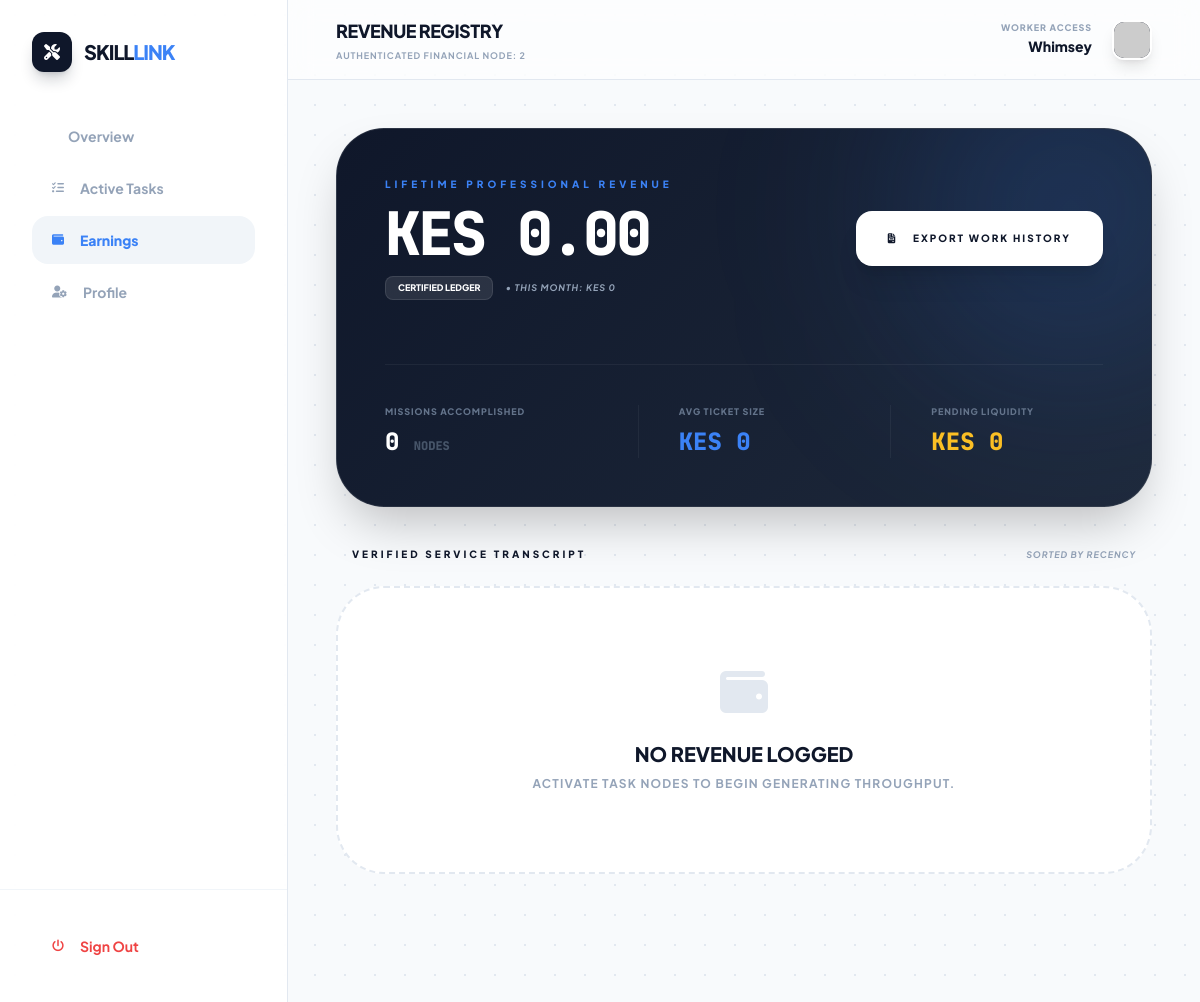
The page /worker/earnings.php (signed in) on the database as committed earlier.
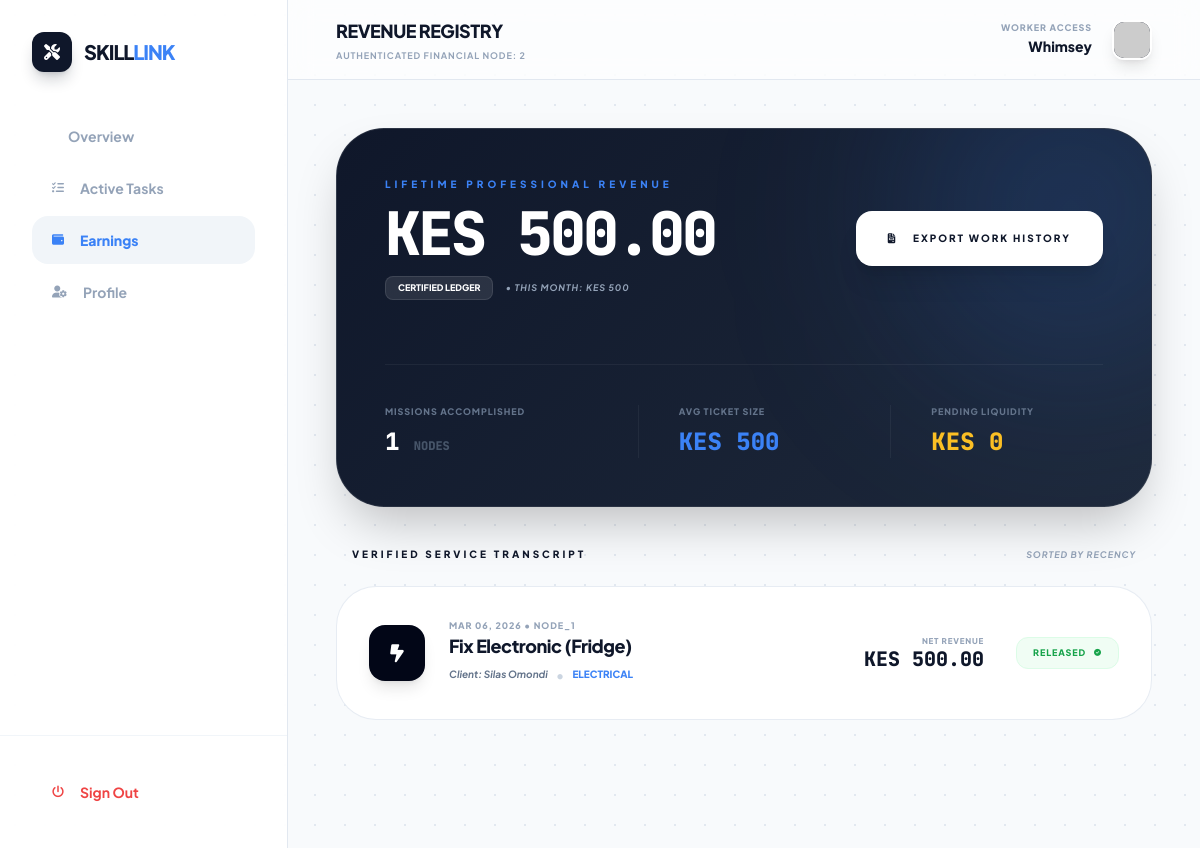
The same page on the database as committed later.
### tables this page shows
CREATE TABLE `tasks` (
  `id` int(11) NOT NULL,
  `client_id` int(11) NOT NULL,
  `category_id` int(11) NOT NULL,
  `worker_id` int(11) DEFAULT NULL,
  `title` varchar(255) NOT NULL,
  `description` text NOT NULL,
  `location_name` varchar(255) NOT NULL,
  `latitude` decimal(10,8) DEFAULT NULL,
  `longitude` decimal(11,8) DEFAULT NULL,
  `budget` decimal(10,2) DEFAULT 0.00,
  `budget_type` enum('fixed','negotiable') DEFAULT 'fixed',
  `status` enum('open','assigned','in_progress','completed','cancelled') DEFAULT 'open',
  `created_at` timestamp NOT NULL DEFAULT current_timestamp(),
  `updated_at` timestamp NOT NULL DEFAULT current_timestamp() ON UPDATE current_timestamp()
);

CREATE TABLE `categories` (
  `id` int(11) NOT NULL,
  `cat_name` varchar(50) NOT NULL COMMENT 'Display name (e.g., Plumbing)',
  `cat_icon` varchar(50) NOT NULL COMMENT 'FontAwesome class (e.g., fa-wrench)',
  `sort_order` int(11) DEFAULT 0 COMMENT 'Controls UI display sequence',
  `status` enum('active','hidden') DEFAULT 'active' COMMENT 'Allows temporary hiding of categories',
  `created_at` timestamp NOT NULL DEFAULT current_timestamp()
);

CREATE TABLE `users` (
  `id` int(11) NOT NULL,
  `full_name` varchar(255) NOT NULL,
  `email` varchar(255) NOT NULL,
  `phone` varchar(20) NOT NULL,
  `county` varchar(100) NOT NULL,
  `area` varchar(100) NOT NULL,
  `password` varchar(255) NOT NULL,
  `role` enum('client','worker','admin') NOT NULL,
  `status` enum('active','suspended') DEFAULT 'active',
  `created_at` timestamp NOT NULL DEFAULT current_timestamp()
);

### worker/earnings.php (the view, shortened to what the changed rows need)
<?php
$base_dir = dirname(__DIR__);
require_once $base_dir . '/includes/config.php';
$user_id = $_SESSION['user_id'];
try {
    $ledger_query = $conn->query("
        SELECT
            IFNULL(SUM(budget), 0) AS total_revenue,
            COUNT(id) AS job_count,
            IFNULL(AVG(budget), 0) AS avg_ticket
        FROM tasks
        WHERE worker_id = '$user_id'
        AND status = 'completed'
    ");
    $ledger = $ledger_query->fetch_assoc();
    $current_month_query = $conn->query("
        SELECT IFNULL(SUM(budget), 0) as monthly_vol
        FROM tasks
        WHERE worker_id = '$user_id'
        AND status = 'completed'
        AND MONTH(updated_at) = MONTH(CURRENT_DATE())
        AND YEAR(updated_at) = YEAR(CURRENT_DATE())
    ");
    $monthly_momentum = $current_month_query->fetch_assoc()['monthly_vol'];
    $transactions = $conn->query("
        SELECT t.*, u.full_name as client_name, c.cat_name, c.cat_icon
        FROM tasks t
        JOIN users u ON t.client_id = u.id
        LEFT JOIN categories c ON t.category_id = c.id
        WHERE t.worker_id = '$user_id'
        AND t.status = 'completed'
        ORDER BY t.updated_at DESC
    ");
} catch (Exception $e) {
    error_log("Financial Registry Error: " . $e->getMessage());
}
?>
<!DOCTYPE html>
<html lang="en" class="h-full">
<head>
    <script src="https://cdn.tailwindcss.com"></script>
    <link rel="stylesheet" href="https://cdnjs.cloudflare.com/ajax/libs/font-awesome/6.4.0/css/all.min.css">
</head>
<body class="bg-slate-50 font-sans antialiased text-slate-900 overflow-hidden blueprint-bg">
    <div class="flex h-screen overflow-hidden">
        <main class="flex-1 flex flex-col overflow-hidden relative">
            <header class="h-20 flex items-center justify-between px-12 bg-white/60 backdrop-blur-md border-b border-slate-200 z-20">
                <div>
                    <h1 class="text-lg font-black text-slate-900 tracking-tight uppercase">Revenue Registry</h1>
                </div>
            </header>
            <section class="flex-1 overflow-y-auto p-12 custom-scroll">
                <div class="max-w-6xl mx-auto space-y-10 pb-20">
                    <div class="vault-glass rounded-[3rem] p-12 text-white relative overflow-hidden shadow-2xl">
                        <div class="relative z-10 flex flex-col lg:flex-row justify-between items-start lg:items-center gap-10">
                            <div class="space-y-3">
                                <p class="text-[10px] font-black uppercase tracking-[0.4em] text-skill-blue">Lifetime Professional Revenue</p>
                                <h2 class="text-6xl font-black tracking-tighter font-mono">KES <?= number_format($ledger['total_revenue'], 2); ?></h2>
                                <div class="flex items-center gap-3 mt-4">
                                    <span class="px-3 py-1 bg-white/10 text-white text-[9px] font-black uppercase rounded-lg border border-white/10">Certified Ledger</span>
                                    <span class="text-slate-400 text-[9px] font-bold uppercase tracking-widest italic">• This month: KES <?= number_format($monthly_momentum, 0) ?></span>
                                </div>
                            </div>
                        </div>
                        <div class="grid grid-cols-1 md:grid-cols-3 gap-10 mt-16 pt-10 border-t border-white/5 relative z-10">
                            <div>
                                <p class="text-[9px] font-black text-slate-500 uppercase tracking-widest mb-2">Missions Accomplished</p>
                                <p class="text-2xl font-black font-mono"><?= $ledger['job_count']; ?> <span class="text-xs text-slate-600">NODES</span></p>
                            </div>
                            <div class="border-l border-white/5 md:pl-10">
                                <p class="text-[9px] font-black text-slate-500 uppercase tracking-widest mb-2">Avg Ticket Size</p>
                                <p class="text-2xl font-black font-mono text-skill-blue">KES <?= number_format($ledger['avg_ticket'], 0); ?></p>
                            </div>
                        </div>
                    </div>
                    <div class="space-y-6">
                        <div class="space-y-4">
                            <?php if($transactions->num_rows > 0): ?>
                                <?php while($row = $transactions->fetch_assoc()):
                                    $cat_icon = $row['cat_icon'] ?? 'fa-check-double';
                                ?>
                                <div class="elite-card p-8 rounded-[2.5rem] flex flex-col md:flex-row items-center justify-between group gap-6">
                                    <div class="flex items-center gap-6 w-full md:w-auto">
                                        <div class="w-14 h-14 bg-slate-950 text-white rounded-2xl flex items-center justify-center shadow-lg group-hover:bg-skill-blue transition-all duration-500">
                                            <i class="fas <?= $cat_icon ?> text-lg"></i>
                                        </div>
                                        <div>
                                            <p class="text-[9px] font-black text-slate-400 uppercase tracking-widest mb-1">
                                                <?= date('M d, Y', strtotime($row['updated_at'])); ?> • NODE_<?= $row['id']; ?>
                                            </p>
                                            <h4 class="text-lg font-black text-slate-900 tracking-tight leading-none mb-2"><?= htmlspecialchars($row['title']); ?></h4>
                                            <div class="flex items-center gap-2">
                                                <span class="text-[10px] font-bold text-slate-500 italic">Client: <?= htmlspecialchars($row['client_name']); ?></span>
                                                <span class="text-slate-300">•</span>
                                                <span class="text-[10px] font-black text-blue-500 uppercase"><?= $row['cat_name'] ?? 'General Service' ?></span>
                                            </div>
                                        </div>
                                    </div>
                                    <div class="flex items-center gap-8 w-full md:w-auto justify-between md:justify-end">
                                        <div class="text-right">
                                            <p class="text-[8px] font-black text-slate-400 uppercase tracking-widest mb-1 leading-none">Net Revenue</p>
                                            <p class="text-xl font-black text-slate-900 font-mono leading-none">KES <?= number_format($row['budget'], 2); ?></p>
                                        </div>
                                        <div class="bg-green-50 text-green-600 px-4 py-2 rounded-xl text-[9px] font-black uppercase tracking-widest border border-green-100 flex items-center gap-2">
                                            Released <i class="fas fa-circle-check text-[7px]"></i>
                                        </div>
                                    </div>
                                </div>
                                <?php endwhile; ?>
                            <?php else: ?>
                                <div class="bg-white rounded-[3rem] p-20 text-center border-2 border-dashed border-slate-200">
                                    <i class="fas fa-wallet text-slate-200 text-5xl mb-6"></i>
                                    <h4 class="text-xl font-black text-slate-900 uppercase">No Revenue Logged</h4>
                                    <p class="text-xs text-slate-400 font-bold uppercase tracking-widest mt-2">Activate task nodes to begin generating throughput.</p>
                                </div>
                            <?php endif; ?>
                        </div>
                    </div>
                </div>
            </section>
        </main>
    </div>
</body>
</html>

Rows that differ between the two databases and show on the page:
added tasks: updated_at "MAR 06, 2026", id "1", title "Fix Electronic (Fridge)", client.full_name "Silas Omondi", category.cat_name "ELECTRICAL", budget "500.00"
Other text that changed with them:
$ledger['total_revenue']: "0.00" → "500.00"
$monthly_momentum: "0" → "500"
$ledger['job_count']: "0" → "1"
$ledger['avg_ticket']: "0" → "500"
text no longer shown: "NO REVENUE LOGGED ACTIVATE TASK NODES TO BEGIN GENERATING THROUGHPUT."
